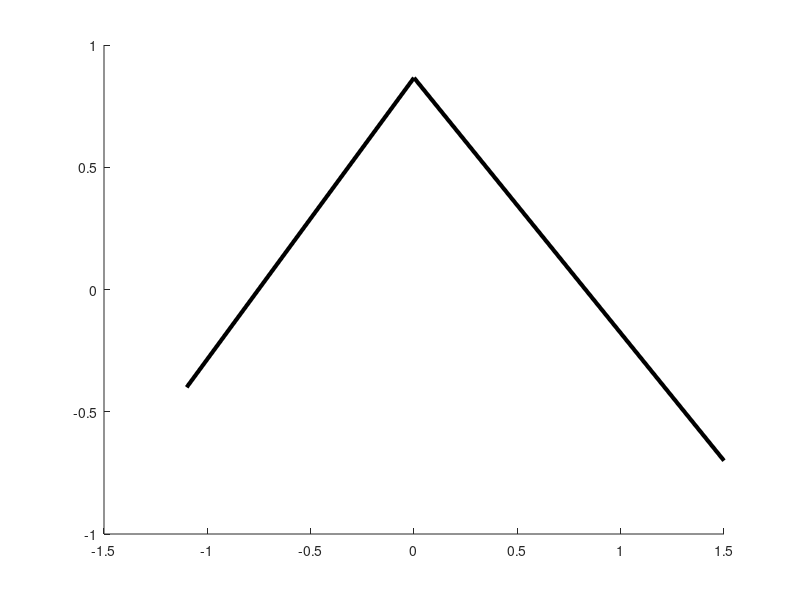

Recreate this plot in MATLAB. (Note: this script raises an error after producing the figure.)
%%
% vertX = [-sqrt(3)/2 0 sqrt(3)/2 -sqrt(3)/2];
% vertY = [-1/2, sqrt(3)/2 -1/2 -1/2];
vertX = [-1.1 0 1.5];
vertY = [-0.4, sqrt(3)/2 -0.7];
pi = [2,1];
pj = [0.05,2];

close all;
%set(gcf, 'Position',  [100, 100, 450, 450]);
figure(1); hold on;
plot(vertX,vertY,'k','LineWidth',3);
[hi, x_proji,y_proji] = poly_dist(pi(1),pi(2),vertX,vertY);
[hj, x_projj,y_projj] = poly_dist(pj(1),pj(2),vertX,vertY);
s = 30;
plot(pi(1),pi(2),'.k','MarkerSize',s);
plot(pj(1),pj(2),'.k','MarkerSize',s);
plot(x_proji,y_proji,'.k','MarkerSize',s);
plot(x_projj,y_projj,'.k','MarkerSize',s);
plot([x_proji,pi(1)],[y_proji,pi(2)],'--k','LineWidth',3);
plot([x_projj,pj(1)],[y_projj,pj(2)],'--k','LineWidth',3);
plot([pi(1),pj(1)],[pi(2),pj(2)],'--k','LineWidth',3);
Hi=([x_proji,y_proji]-pi)/hi;
Hj=([x_projj,y_projj]-pj)/hj;
pij = pi-pj;
ui = Hi+0.2*pij;
uj = Hj-0.2*pij;
k = 0.5;
quiver([pi(1),pj(1)],[pi(2),pj(2)],k*[Hi(1),Hj(1)],k*[Hi(2),Hj(2)],0,'linewidth',3);
quiver([pi(1),pj(1)],[pi(2),pj(2)],2*k*[ui(1),uj(1)],2*k*[ui(2),uj(2)],0,'linewidth',3);
quiver([pi(1),pj(1)],[pi(2),pj(2)],k*[pij(1),-pij(1)]/norm(pij),k*[pij(2),-pij(2)]/norm(pij),0,'linewidth',3);
%axis([-0.2,1.1,0.2,1.6])
%set(gca, 'visible', 'off');
box on;
text(pi(1),0.2+pi(2),'$p_i$', 'Interpreter','latex','fontSize',20);
text(pj(1),0.2+pj(2),'$p_j$', 'Interpreter','latex','fontSize',20);
text(0.1+x_projj,y_projj,'$P_{\partial \Omega}(p_j)$', 'Interpreter','latex','fontSize',18);
text(0.12+x_proji,-0.1+y_proji,'$P_{\partial \Omega}(p_i)$', 'Interpreter','latex','fontSize',18);
text(0.05+pj(1),-0.6+pj(2),'-$\frac{h_{j}}{[[h_{j}]]}$', 'Interpreter','latex','fontSize',25);
text(-0.9+pi(1),-0.1+pi(2),'-$\frac{h_{i}}{[[h_{i}]]}$', 'Interpreter','latex','fontSize',25);
text(0.2+pi(1),-0.5+pi(2),'$\frac{p_{ij}}{\left\Vert p_{ij}\right\Vert}$', 'Interpreter','latex','fontSize',25)
text(-1+pj(1),0.2+pj(2),'$\frac{p_{ji}}{\left\Vert p_{ji}\right\Vert}$', 'Interpreter','latex','fontSize',25)
text(-0.2+pi(1),-0.8+pi(2),'$u_i$', 'Interpreter','latex','fontSize',25)
text(-0.7+pj(1),-0.6+pj(2),'$u_j$', 'Interpreter','latex','fontSize',25)
text(-0.1,-0.2,0,'$\Omega$', 'Interpreter','latex','fontSize',35)
axis equal;
%axis tight;
ax = gca; % use current axes
% axis lines
%axis tight
%xlim(get(ax,'XLim')+[-0.2,0.5]);
%ylim(get(ax,'YLim')+[-0.2,0.35]);
grid on;
set(gca,'xticklabel',[]);
set(gca,'yticklabel',[]);
%axis tight;
%%
set(gca, 'visible', 'off');
axis tight;
%%
close all; clear all;
fontSize = 40;
rd = 3;
fI = @(r)1*(r-rd).*(r-rd<0);
xmin = -2; xmax=7; ymin=-rd; ymax=0.5*rd;
r = [0:xmax];   
figure(1);
plot(r,fI(r),'k','lineWidth',4);
axis([xmin xmax ymin ymax]);
axh = gca; % use current axes
% axis lines
line(get(axh,'XLim'), [0 0], 'Color', 'k','lineWidth',2);
line([0 0], get(axh,'YLim'), 'Color', 'k','lineWidth',2);
% labels
text(xmax*0.95, 0.25,'$r$','fontSize',fontSize, 'Interpreter','latex');
text(rd, 0.35,'$r_{d}$','fontSize',fontSize, 'Interpreter','latex');
text(-2, ymax*0.8,'$f_{I}\left(r\right)$','fontSize',0.9*fontSize, 'Interpreter','latex');
set(gca, 'visible', 'off');
% thight axis
outerpos = axh.OuterPosition;
ti = axh.TightInset; 
left = outerpos(1) + ti(1);
bottom = outerpos(2) + ti(2);
ax_width = outerpos(3) - ti(1) - ti(3);
ax_height = outerpos(4) - ti(2) - ti(4);
axh.Position = [left bottom ax_width ax_height];
% the arrows
xO = 0.2;  
yO = 0.1;
xmax = xmax + xO;
ymax = ymax + yO;
%
patch([xmax-xO -yO; xmax-xO +yO; xmax 0.0], ...
    [yO ymax-xO; -yO ymax-xO; 0 ymax], 'k', 'clipping', 'off');
axis tight;
%% fI
fI = @(r)1*(r-rd).*(r-(rd*b)<0);
close all; clear all;
fontSize = 40;
rd = 3;
fI = @(r)1*(r-rd).*(r-rd<0);
xmin = -2; xmax=7; ymin=-rd; ymax=0.5*rd;
r = [0:xmax];   
figure(1);
plot(r,fI(r),'k','lineWidth',4);
axis([xmin xmax ymin ymax]);
axh = gca; % use current axes
% axis lines
line(get(axh,'XLim'), [0 0], 'Color', 'k','lineWidth',2);
line([0 0], get(axh,'YLim'), 'Color', 'k','lineWidth',2);
% labels
text(xmax*0.95, 0.25,'$r$','fontSize',fontSize, 'Interpreter','latex');
text(rd, 0.35,'$r_{d}$','fontSize',fontSize, 'Interpreter','latex');
text(-2, ymax*0.8,'$f_{I}\left(r\right)$','fontSize',0.9*fontSize, 'Interpreter','latex');
set(gca, 'visible', 'off');
% thight axis
outerpos = axh.OuterPosition;
ti = axh.TightInset; 
left = outerpos(1) + ti(1);
bottom = outerpos(2) + ti(2);
ax_width = outerpos(3) - ti(1) - ti(3);
ax_height = outerpos(4) - ti(2) - ti(4);
axh.Position = [left bottom ax_width ax_height];
% the arrows
xO = 0.2;  
yO = 0.1;
xmax = xmax + xO;
ymax = ymax + yO;
%
patch([xmax-xO -yO; xmax-xO +yO; xmax 0.0], ...
    [yO ymax-xO; -yO ymax-xO; 0 ymax], 'k', 'clipping', 'off');
axis tight;
%% fh with local min
close all; clear all;
fontSize = 40;
rd = 3;
b = 1;
fh = @(h)1*(h+rd/2).*(h-(-b*rd/2)>=0);
xmin = -5; xmax=3; ymin=-0.3*rd; ymax=1.5*rd;
r = [xmin-1:0.005:xmax];
figure(1);hold on;
plot(r,fh(r),'k.','MarkerSize',15);
plot(r,fh(r),'k:','lineWidth',4);
axis([xmin xmax ymin ymax]);
axh = gca; % use current axes
%axis lines
line(get(axh,'XLim'), [0 0], 'Color', 'k', 'lineWidth', 2);
line([0 0], get(axh,'YLim'), 'Color', 'k', 'lineWidth', 2);
%lables
text(-2, ymax*0.9,'$f_{h}\left(r\right)$','fontSize',fontSize*0.9, 'Interpreter','latex');
text(xmax*0.9, 0.35,'$r$','fontSize',fontSize, 'Interpreter','latex');
text(-rd/2-0.3, -0.45,'-$\frac{r_{d}}{2}$','fontSize',fontSize, 'Interpreter','latex')
%text(-rd/2-2.5, 0.45,'-$h_{0}$','fontSize',fontSize, 'Interpreter','latex')
set(gca, 'visible', 'off');
% thight axis
outerpos = axh.OuterPosition;
ti = axh.TightInset; 
left = outerpos(1) + ti(1);
bottom = outerpos(2) + ti(2);
ax_width = outerpos(3) - ti(1) - ti(3);
ax_height = outerpos(4) - ti(2) - ti(4);
axh.Position = [left bottom ax_width ax_height];
% the arrows
xO = 0.2;  
yO = 0.1;
xmax = xmax + xO;
ymax = ymax + yO;
%
patch([xmax-xO -yO; xmax-xO +yO; xmax 0.0], ...
    [yO ymax-xO; -yO ymax-xO; 0 ymax], 'k', 'clipping', 'off');
axis tight;
%% fI with local min
close all; clear all;
fontSize = 40;
rd = 3;
b = 1;
fI = @(r) 1*(r-rd).*(r-(rd*b)<=0);
xmin = -2; xmax=7; ymin=-rd; ymax=0.5*rd;
r = [0:0.005:xmax];   
figure(1);hold on;
plot(r,fI(r),'k.','MarkerSize',15);
plot(r,fI(r),'k:','lineWidth',4);
axis([xmin xmax ymin ymax]);
axh = gca; % use current axes
% axis lines
line(get(axh,'XLim'), [0 0], 'Color', 'k','lineWidth',2);
line([0 0], get(axh,'YLim'), 'Color', 'k','lineWidth',2);
% labels
text(xmax*0.95, 0.25,'$r$','fontSize',fontSize, 'Interpreter','latex');
text(rd-1, 0.35,'$r_{d}$','fontSize',fontSize, 'Interpreter','latex');
%text(rd+1.6, 0.35,'$r_{0}$','fontSize',fontSize, 'Interpreter','latex');
text(-2, ymax*0.8,'$f_{I}\left(r\right)$','fontSize',0.9*fontSize, 'Interpreter','latex');
set(gca, 'visible', 'off');
% thight axis
outerpos = axh.OuterPosition;
ti = axh.TightInset; 
left = outerpos(1) + ti(1);
bottom = outerpos(2) + ti(2);
ax_width = outerpos(3) - ti(1) - ti(3);
ax_height = outerpos(4) - ti(2) - ti(4);
axh.Position = [left bottom ax_width ax_height];
% the arrows
xO = 0.2;  
yO = 0.1;
xmax = xmax + xO;
ymax = ymax + yO;
%
patch([xmax-xO -yO; xmax-xO +yO; xmax 0.0], ...
    [yO ymax-xO; -yO ymax-xO; 0 ymax], 'k', 'clipping', 'off');
axis tight;
